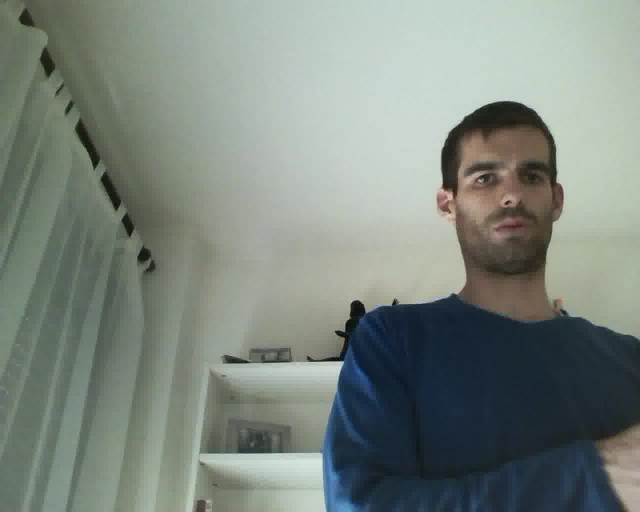
#> input picture *Ejercicio 2/lapiz-frames/frames/frame100.jpg, 1280 x 1024 px, given in place of frame1.jpg, which was not available (shown at 1/2 size)
$ python follow_ball.py
#> lines starting #> are read from the running program, lines starting #| are printed output that depends on the picture; after the words box and inside, x2 and y2 are one past the last pixel; in counts of white or black regions, pixels touching at a corner belong together; pictures that were not available may be replaced by others from this repository, and a replacement may not be noted
#!/usr/bin/python3

# Importing python3 from local, just use "python3 <binary>" if is not the same location

# Imports
import sys
from PIL import Image
import numpy

# Global variables

# Class declarations

# Function declarations


# 29 < H < 88, 43 < S < 255, 126 < V 255

def main():

    for num in range(1, 239):
        img = Image.open("./lapiz-frames/frames/frame" + str(num) + ".jpg")
#> img is the input picture: PIL image 1280x1024 RGB; mean R, G, B 124.5, 134.1, 126.5
        img = img.convert('HSV')
#> img: PIL image 1280x1024 HSV; mean H, S, V 87.8, 45.2, 137.6

        y = numpy.asarray(img).copy()

        y.setflags(write=1)

        H = y[:, :, 0]
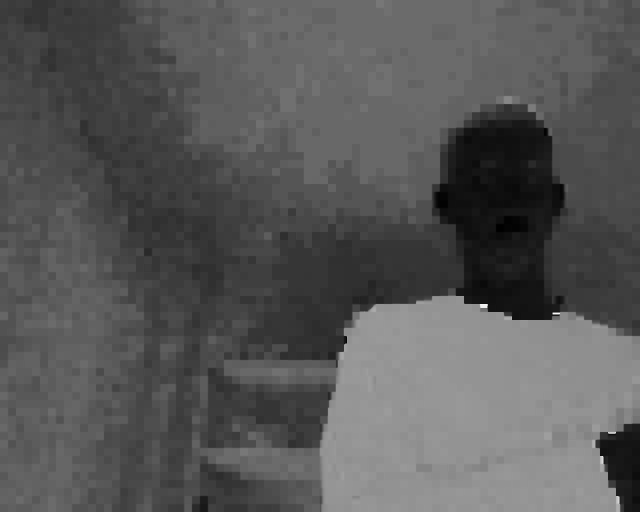
#> H: shape (1024, 1280) (shown at 1/2 size); min 0, max 252, mean 87.8
        S = y[:, :, 1]
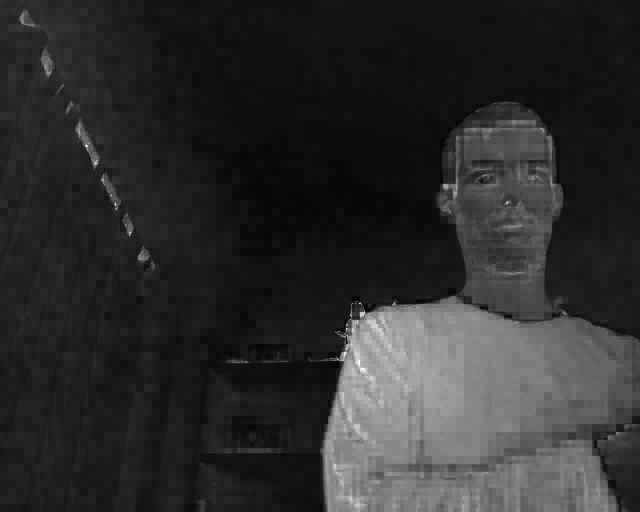
#> S: shape (1024, 1280) (shown at 1/2 size); min 0, max 255, mean 45.2
        V = y[:, :, 2]
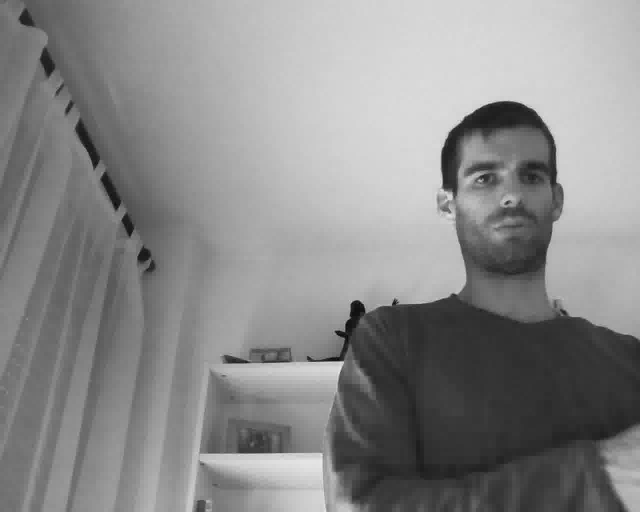
#> V: shape (1024, 1280) (shown at 1/2 size); min 1, max 255, mean 137.6
        mask = (29 < H) & (43 < S) & (126 < V)
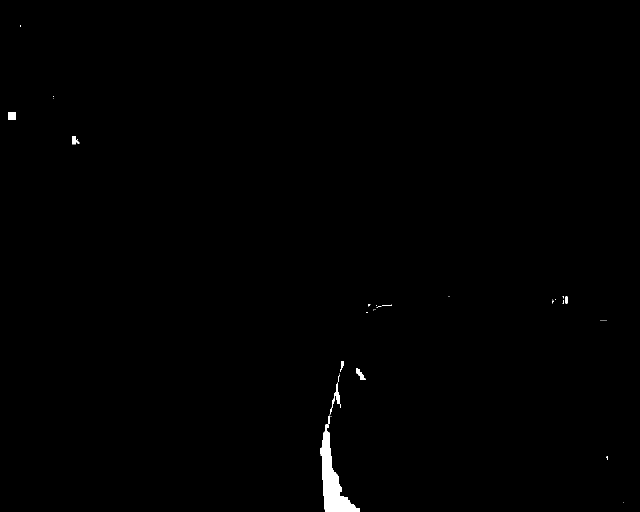
#> mask: shape (1024, 1280) bool (shown at 1/2 size); 0.47% white; 39 white regions (31 under 20 px), largest, box (x1, y1, x2, y2) and area: (640, 831, 719, 1024) 4918, (659, 765, 682, 830) 328, (16, 224, 32, 240) 238
        mask2 = (H > 88) & (S > 255) & (V > 255)
#> mask2: shape (1024, 1280) bool; every value is 0
        y[mask] = 0
#> y: shape (1024, 1280, 3); mean of channels 0, 1, 2 87.1, 44.6, 136.9
        y[mask2] = 0

        shadow = Image.fromarray(y, 'HSV')

        #shadow.show()

        blended = Image.blend(img, shadow, alpha=0.5)
#> blended: PIL image 1280x1024 HSV; mean H, S, V 87.4, 44.9, 137.2
        #blended.show()
        result = blended.convert(mode='RGB')
        result.save("./results/frame" + str(num) + ".jpg", "JPEG")
#> pass 2 of the loop in main, `for num in range(1, 239):`:
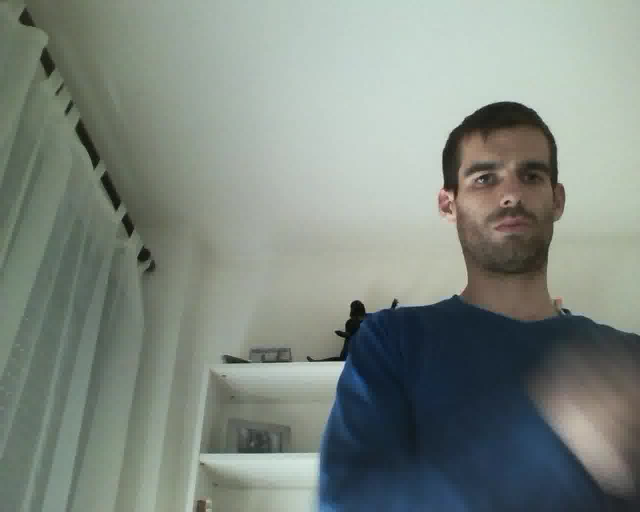
#> input picture *Ejercicio 2/lapiz-frames/frames/frame102.jpg, 1280 x 1024 px, given in place of frame2.jpg, which was not available (shown at 1/2 size)
#> in main, img is the input picture: PIL image 1280x1024 RGB; mean R, G, B 126.7, 136.1, 128.4
#> img: PIL image 1280x1024 HSV; mean H, S, V 85.2, 43.4, 139.8
#> in main, `S = y[:, :, 1]`:
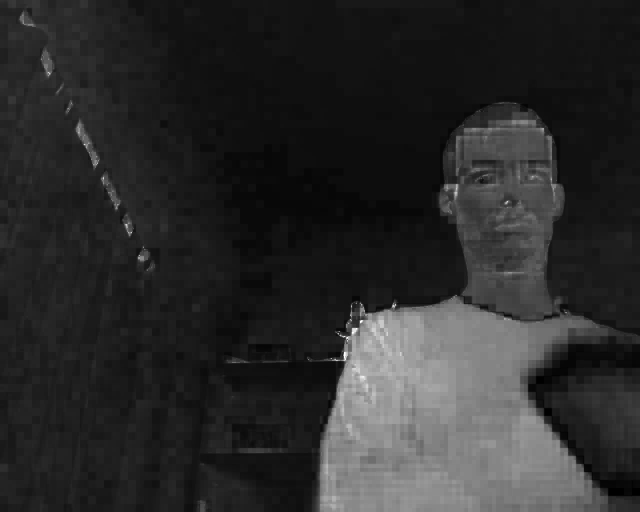
#> S: shape (1024, 1280) (shown at 1/2 size); min 0, max 255, mean 43.4
#> in main, `mask = (29 < H) & (43 < S) & (126 < V)`:
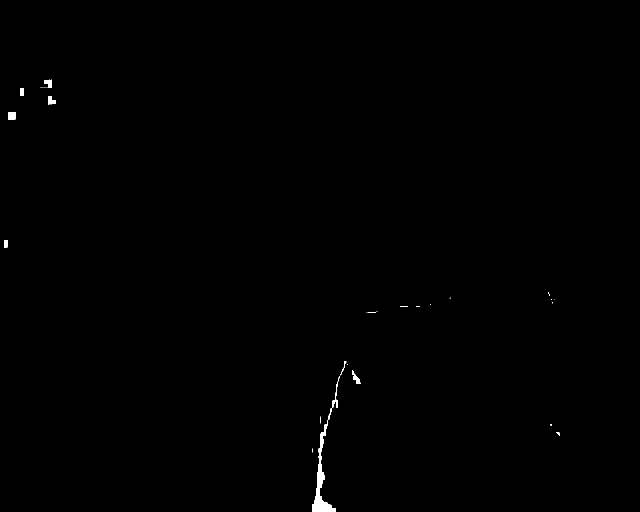
#> mask: shape (1024, 1280) bool (shown at 1/2 size); 0.27% white; 33 white regions (24 under 20 px), largest, box (x1, y1, x2, y2) and area: (627, 751, 681, 1024) 2273, (16, 224, 31, 240) 231, (96, 192, 112, 209) 197
#> y: shape (1024, 1280, 3); mean of channels 0, 1, 2 84.8, 43.2, 139.5
#> blended: PIL image 1280x1024 HSV; mean H, S, V 85, 43.3, 139.7


# Main body
if __name__ == '__main__':
#> (the run stopped early here; a loop or call above may not have finished)
